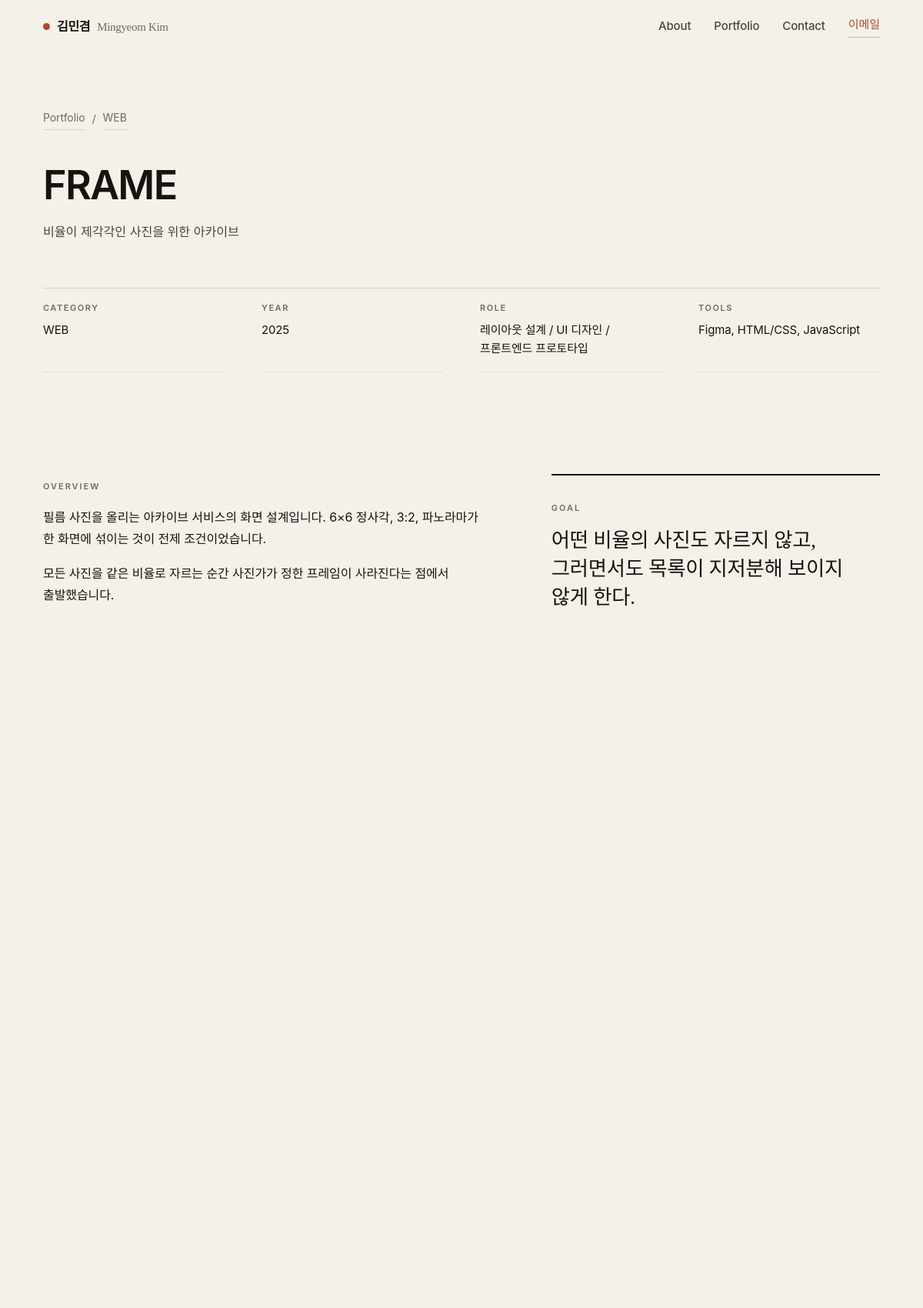
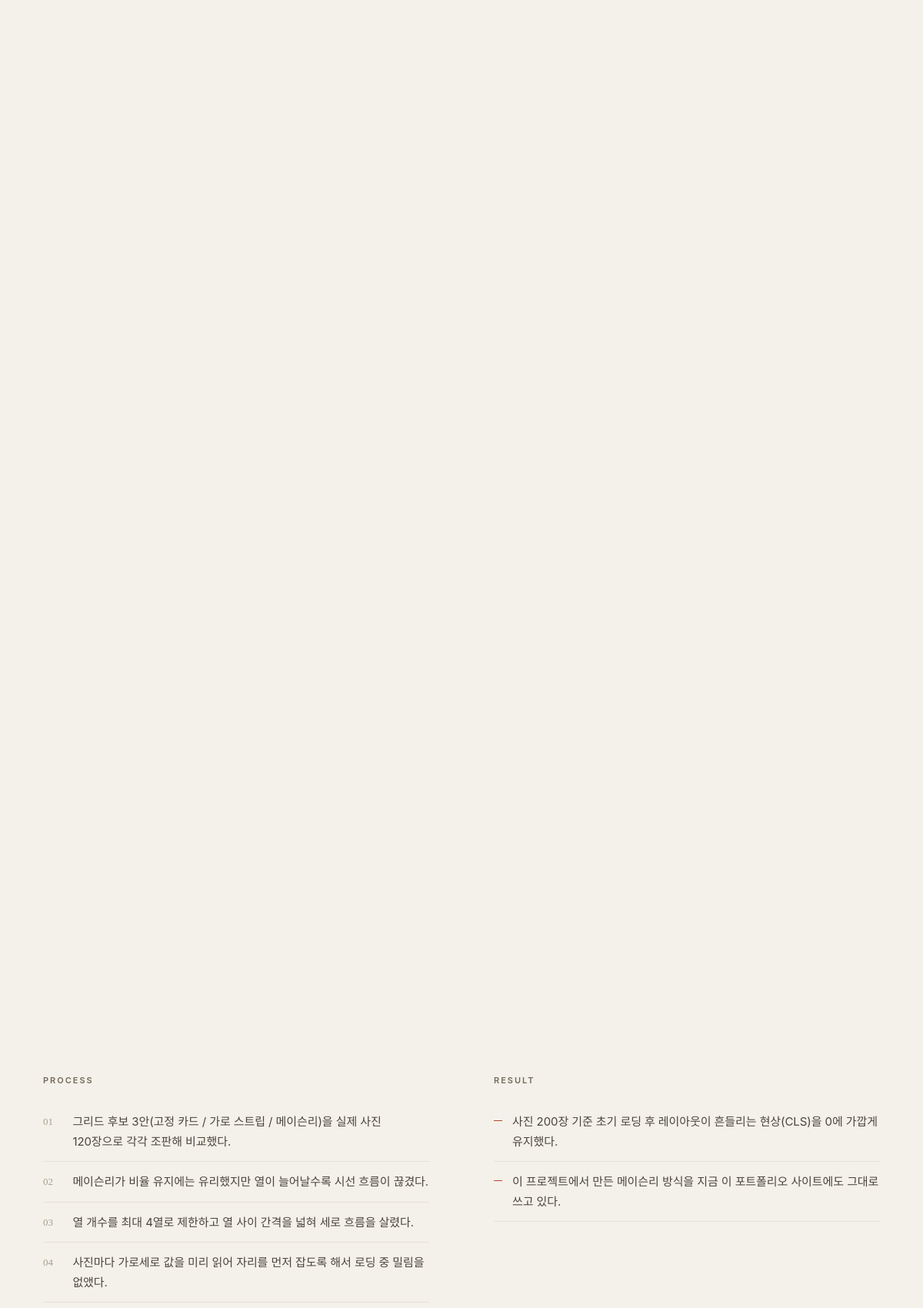
Page /project.php?id=5 (upper part) on the committed database (2 pictures, top to bottom).
### tables this page shows
CREATE TABLE `projects` (
  `id`          INT UNSIGNED NOT NULL AUTO_INCREMENT,
  `title`       VARCHAR(120) NOT NULL,
  `subtitle`    VARCHAR(200)     NULL COMMENT '목록 카드에 나오는 한 줄 설명',
  `category_id` INT UNSIGNED     NULL,
  `year`        SMALLINT     NOT NULL,
  `description` TEXT             NULL COMMENT '개요',
  `goal`        TEXT             NULL COMMENT '프로젝트 목표',
  `role`        TEXT             NULL COMMENT '담당 역할',
  `tools`       VARCHAR(200)     NULL COMMENT '사용 툴',
  `process`     TEXT             NULL COMMENT '작업 과정 — 한 줄에 한 단계',
  `result`      TEXT             NULL COMMENT '결과 — 한 줄에 한 항목',
  `thumbnail`   VARCHAR(255)     NULL COMMENT '대표 이미지 경로',
  `is_public`   TINYINT(1)   NOT NULL DEFAULT 1,
  `sort_order`  INT          NOT NULL DEFAULT 0 COMMENT '작을수록 앞',
  `created_at`  DATETIME     NOT NULL DEFAULT CURRENT_TIMESTAMP,
  `updated_at`  DATETIME     NOT NULL DEFAULT CURRENT_TIMESTAMP ON UPDATE CURRENT_TIMESTAMP,
  PRIMARY KEY (`id`),
  KEY `idx_projects_public_order` (`is_public`, `sort_order`),
  KEY `idx_projects_category` (`category_id`),
  CONSTRAINT `fk_projects_category` FOREIGN KEY (`category_id`)
    REFERENCES `categories` (`id`) ON DELETE SET NULL ON UPDATE CASCADE
);

CREATE TABLE `categories` (
  `id`         INT UNSIGNED NOT NULL AUTO_INCREMENT,
  `name`       VARCHAR(40)  NOT NULL,
  `slug`       VARCHAR(40)  NOT NULL COMMENT 'URL 및 필터에 쓰는 영문 키',
  `sort_order` INT          NOT NULL DEFAULT 0,
  PRIMARY KEY (`id`),
  UNIQUE KEY `uq_categories_slug` (`slug`)
);

### config/site.php (called while the page is built)
<?php
return [
    'name_ko'   => '김민겸',
    'name_en'   => 'Mingyeom Kim',
    'role'      => 'UI·UX / 그래픽 디자이너',
    'tagline'   => '더 쉽게 보고, 더 자연스럽게 쓰도록 디자인합니다.',
    'email'     => 'gmingyeom52@gmail.com',
    'location'  => 'Seoul, KR',
    'available' => '2026 신입·주니어 채용 지원 중',
    'links' => [
        'Instagram' => '',
        'Behance'   => '',
        'GitHub'    => '',
    ],
    'meta_description' => '김민겸의 UI·UX / 그래픽 디자인 포트폴리오. 모바일 앱, 웹사이트, 브랜드 아이덴티티 작업물과 작업 과정을 기록합니다.',
    'base_url' => '',
];

### includes/functions.php (called while the page is built, shortened)
<?php
function site(?string $key = null)
{
    static $conf = null;
    if ($conf === null) {
        $conf = require ROOT_PATH . '/config/site.php';
    }
    return $key === null ? $conf : ($conf[$key] ?? null);
}
function e(?string $value): string
{
    return htmlspecialchars((string) $value, ENT_QUOTES | ENT_SUBSTITUTE, 'UTF-8');
}
function url(string $path = ''): string
{
    $base = rtrim((string) site('base_url'), '/');
    $path = ltrim($path, '/');
    return $path === '' ? ($base ?: '/') : $base . '/' . $path;
}
function text_lines(?string $text): array
{
    $lines = preg_split('/\R/u', trim($text)) ?: [];
    return array_values(array_filter(array_map('trim', $lines), static fn($l) => $l !== ''));
}

### includes/repository.php (called while the page is built, shortened)
<?php
require_once __DIR__ . '/functions.php';
function db(): ?PDO
{
    static $pdo = false;
    if ($pdo !== false) {
        return $pdo;
    }
    $c = require ROOT_PATH . '/config/database.php';
    $dsn = sprintf('mysql:host=%s;port=%d;dbname=%s;charset=%s', $c['host'], $c['port'], $c['dbname'], $c['charset']);
    try {
        $pdo = new PDO($dsn, $c['user'], $c['pass'], [
            PDO::ATTR_ERRMODE            => PDO::ERRMODE_EXCEPTION,
            PDO::ATTR_DEFAULT_FETCH_MODE => PDO::FETCH_ASSOC,
            PDO::ATTR_EMULATE_PREPARES   => false,
        ]);
    } catch (PDOException $e) {
        $pdo = null;
    }
    return $pdo;
}
function db_ready(): bool
{
    return db() instanceof PDO;
}
function repo_projects(array $opts = []): array
{
    $category = $opts['category'] ?? null;
    $sort     = $opts['sort'] ?? 'curated';
    $limit    = $opts['limit'] ?? null;
    $private  = $opts['include_private'] ?? false;
    $exclude  = $opts['exclude'] ?? null;
    $order = match ($sort) {
        'new' => 'p.year DESC, p.created_at DESC',
        'old' => 'p.year ASC, p.created_at ASC',
        default => 'p.sort_order ASC, p.id ASC',
    };
    if (db_ready()) {
        $sql = 'SELECT p.*, c.name AS category_name, c.slug AS category_slug
                FROM projects p
                LEFT JOIN categories c ON c.id = p.category_id
                WHERE 1 = 1';
        $args = [];
        if (!$private) {
            $sql .= ' AND p.is_public = 1';
        }
        if ($category) {
            $sql .= ' AND c.slug = :slug';
            $args['slug'] = $category;
        }
        if ($exclude) {
            $sql .= ' AND p.id <> :ex';
            $args['ex'] = $exclude;
        }
        $sql .= ' ORDER BY ' . $order;
        if ($limit) {
            $sql .= ' LIMIT ' . (int) $limit;
        }
        $stmt = db()->prepare($sql);
        $stmt->execute($args);
        return $stmt->fetchAll();
    }
    $rows = [];
    usort($rows, static function (array $a, array $b) use ($sort) {
        return match ($sort) {
            'new' => [$b['year'], $b['created_at']] <=> [$a['year'], $a['created_at']],
            'old' => [$a['year'], $a['created_at']] <=> [$b['year'], $b['created_at']],
            default => [$a['sort_order'], $a['id']] <=> [$b['sort_order'], $b['id']],
        };
    });
    return $limit ? array_slice($rows, 0, $limit) : $rows;
}
function repo_project(int $id, bool $includePrivate = false): ?array
{
    if (db_ready()) {
        $sql = 'SELECT p.*, c.name AS category_name, c.slug AS category_slug
                FROM projects p
                LEFT JOIN categories c ON c.id = p.category_id
                WHERE p.id = :id' . ($includePrivate ? '' : ' AND p.is_public = 1');
        $stmt = db()->prepare($sql);
        $stmt->execute(['id' => $id]);
        $project = $stmt->fetch();
        $stmt = db()->prepare('SELECT image_path FROM project_images WHERE project_id = :id ORDER BY sort_order, id');
        $stmt->execute(['id' => $id]);
        $project['images'] = array_column($stmt->fetchAll(), 'image_path');
        return $project;
    }
    return null;
}
function repo_related(array $project, int $limit = 3): array
{
    $same = repo_projects([
        'category' => $project['category_slug'],
        'sort'     => 'curated',
        'exclude'  => (int) $project['id'],
        'limit'    => $limit,
    ]);
    $seen = array_column($same, 'id');
    foreach (repo_projects(['sort' => 'new', 'exclude' => (int) $project['id']]) as $p) {
        if (count($same) >= $limit) {
            break;
        }
        if (!in_array($p['id'], $seen, false)) {
            $same[] = $p;
            $seen[] = $p['id'];
        }
    }
    return $same;
}

### project.php (the view, shortened to what this page needs)
<?php
require_once __DIR__ . '/includes/repository.php';
$id      = isset($_GET['id']) ? (int) $_GET['id'] : 0;
$project = $id > 0 ? repo_project($id) : null;
$images  = $project['images'] ?? [];
$process = text_lines($project['process'] ?? '');
$result  = text_lines($project['result'] ?? '');
$related = repo_related($project, 3);
require __DIR__ . '/includes/header.php';
?>
<article>
  <header class="project-head">
    <div class="container">
      <nav class="project-head__breadcrumb" aria-label="위치">
        <a href="<?= e(url('portfolio.php')) ?>">Portfolio</a>
        <span aria-hidden="true">/</span>
        <a href="<?= e(url('portfolio.php?cat=' . $project['category_slug'])) ?>"><?= e($project['category_name']) ?></a>
      </nav>
      <h1 class="h1 project-head__title"><?= e($project['title']) ?></h1>
      <p class="lede project-head__sub"><?= e($project['subtitle'] ?? '') ?></p>
      <dl class="project-facts">
        <div class="project-facts__item">
          <dt class="project-facts__key">Category</dt>
          <dd class="project-facts__val"><?= e($project['category_name']) ?></dd>
        </div>
        <div class="project-facts__item">
          <dt class="project-facts__key">Year</dt>
          <dd class="project-facts__val"><?= (int) $project['year'] ?></dd>
        </div>
        <div class="project-facts__item">
          <dt class="project-facts__key">Role</dt>
          <dd class="project-facts__val"><?= e($project['role']) ?></dd>
        </div>
        <div class="project-facts__item">
          <dt class="project-facts__key">Tools</dt>
          <dd class="project-facts__val"><?= e($project['tools']) ?></dd>
        </div>
      </dl>
    </div>
  </header>
  <section class="container project-brief">
    <div class="prose">
      <span class="label">Overview</span>
      <div style="margin-top:14px">
        <?php foreach (text_lines($project['description']) as $line): ?>
          <p><?= e($line) ?></p>
        <?php endforeach; ?>
      </div>
    </div>
    <div class="project-goal">
      <span class="label">Goal</span>
      <p class="project-goal__text" style="margin-top:12px"><?= e($project['goal']) ?></p>
    </div>
  </section>
  <?php if ($images): ?>
    <section class="container">
      <div class="project-gallery">
      </div>
    </section>
  <?php endif; ?>
  <section class="container project-notes">
    <?php if ($process): ?>
      <div>
        <span class="label">Process</span>
        <ol class="numbered" style="margin-top:16px">
          <?php foreach ($process as $line): ?>
            <li><?= e($line) ?></li>
          <?php endforeach; ?>
        </ol>
      </div>
    <?php endif; ?>
    <?php if ($result): ?>
      <div>
        <span class="label">Result</span>
        <ul class="dashed" style="margin-top:16px">
          <?php foreach ($result as $line): ?>
            <li><?= e($line) ?></li>
          <?php endforeach; ?>
        </ul>
      </div>
    <?php endif; ?>
  </section>
</article>
<?php if ($related): ?>
  <section class="section">
  </section>
<?php endif; ?>
<?php require __DIR__ . '/includes/footer.php'; ?>

### assets/css/common.css (style rules this page uses)
:root { --ink: #17140f; --ink-2: #4b453c; --muted: #726a5c; --faint: #a79e8d; --paper: #f4f1ea; --paper-2: #eae5da; --surface: #ffffff; --line: #d9d2c4; --line-soft: #e7e1d4; --accent: #b0492b; --accent-deep: #8c3820; --accent-tint: #f0e2d9; --font-sans: 'Pretendard Variable', Pretendard, -apple-system, BlinkMacSystemFont, 'Apple SD Gothic Neo', 'Malgun Gothic', 'Noto Sans KR', sans-serif; --font-serif: 'Instrument Serif', 'Apple SD Gothic Neo', Georgia, 'Times New Roman', serif; --gutter: clamp(20px, 5vw, 56px); --maxw: 1240px; --section: clamp(76px, 11vw, 152px); --fs-display: clamp(2.5rem, 6.6vw, 5rem); --fs-h1: clamp(2rem, 4.4vw, 3.25rem); --fs-h2: clamp(1.45rem, 2.6vw, 2.1rem); --fs-h3: clamp(1.1rem, 1.5vw, 1.3rem); --fs-lede: clamp(1rem, 1.35vw, 1.1875rem); --fs-body: 1rem; --fs-small: 0.875rem; --fs-label: 0.6875rem; }
html { scroll-behavior: smooth; }
body { background: var(--paper); color: var(--ink); font-family: var(--font-sans); font-size: var(--fs-body); font-weight: 400; line-height: 1.75; letter-spacing: -0.005em; -webkit-font-smoothing: antialiased; text-rendering: optimizeLegibility; word-break: keep-all; overflow-wrap: anywhere; }
.container { width: 100%; max-width: calc(var(--maxw) + var(--gutter) * 2); margin-inline: auto; padding-inline: var(--gutter); }
.h1 { font-size: var(--fs-h1); font-weight: 600; line-height: 1.22; letter-spacing: -0.032em; }
.lede { font-size: var(--fs-lede); line-height: 1.72; color: var(--ink-2); }
.label { display: inline-block; font-size: var(--fs-label); font-weight: 600; letter-spacing: 0.18em; text-transform: uppercase; color: var(--muted); }
.prose p + p { margin-top: 1.05em; }
.section { padding-block: var(--section); }

### assets/css/pages.css (style rules this page uses)
.project-head { padding-top: clamp(40px, 6vw, 76px); padding-bottom: clamp(32px, 4vw, 52px); }
.project-head__breadcrumb { display: flex; align-items: center; gap: 9px; margin-bottom: clamp(24px, 4vw, 40px); font-size: var(--fs-small); color: var(--muted); }
.project-head__breadcrumb a { border-bottom: 1px solid var(--line); padding-bottom: 2px; }
.project-head__title { max-width: 20ch; }
.project-head__sub { margin-top: 16px; max-width: 44ch; }
.project-facts { display: grid; grid-template-columns: repeat(auto-fit, minmax(160px, 1fr)); gap: 0 clamp(24px, 4vw, 56px); margin-top: clamp(34px, 5vw, 58px); border-top: 1px solid var(--line); }
.project-facts__item { padding: 16px 0 18px; border-bottom: 1px solid var(--line-soft); }
.project-facts__key { display: block; font-size: var(--fs-label); font-weight: 600; letter-spacing: 0.14em; text-transform: uppercase; color: var(--muted); margin-bottom: 7px; }
.project-facts__val { font-size: 0.9375rem; line-height: 1.6; letter-spacing: -0.01em; }
.project-brief { display: grid; grid-template-columns: minmax(0, 1.35fr) minmax(0, 1fr); gap: 36px clamp(36px, 7vw, 104px); align-items: start; padding-block: clamp(46px, 7vw, 88px); }
.project-goal { padding: 26px 0 0; border-top: 2px solid var(--ink); }
.project-goal__text { font-family: var(--font-serif); font-size: clamp(1.25rem, 2.2vw, 1.7rem); line-height: 1.4; letter-spacing: -0.01em; }
.project-gallery { display: grid; gap: clamp(22px, 3.5vw, 52px); }
.project-notes { display: grid; grid-template-columns: repeat(2, minmax(0, 1fr)); gap: clamp(38px, 5vw, 76px) clamp(36px, 7vw, 104px); padding-top: clamp(52px, 7vw, 96px); }
.numbered { counter-reset: n; }
.numbered li { counter-increment: n; position: relative; padding: 13px 0 13px 2.4rem; border-bottom: 1px solid var(--line-soft); font-size: 0.9375rem; line-height: 1.7; color: var(--ink-2); }
.numbered li::before { content: counter(n, decimal-leading-zero); position: absolute; left: 0; top: 15px; font-family: var(--font-serif); font-size: 0.8125rem; color: var(--faint); }
.dashed li { position: relative; padding: 13px 0 13px 1.5rem; border-bottom: 1px solid var(--line-soft); font-size: 0.9375rem; line-height: 1.7; color: var(--ink-2); }
.dashed li::before { content: ''; position: absolute; left: 0; top: 24px; width: 11px; height: 1px; background: var(--accent); }

### rows in the picture
projects: category.name "WEB", title "FRAME", subtitle "비율이 제각각인 사진을 위한 아카이브", year "2025", role "레이아웃 설계 / UI 디자인 / 프론트엔드 프로토타입", tools "Figma, HTML/CSS, JavaScript", description "필름 사진을 올리는 아카이브 서비스의 화면 설계입니다. 6×6 정사각, 3:2, 파노라마가 한 화면에 섞이는 것이 전제 조건이었습니다.", description "모든 사진을 같은 비율로 자르는 순간 사진가가 정한 프레임이 사라진다는 점에서 출발했습니다.", goal "어떤 비율의 사진도 자르지 않고, 그러면서도 목록이 지저분해 보이지 않게 한다.", process "그리드 후보 3안(고정 카드 / 가로 스트립 / 메이슨리)을 실제 사진 120장으로 각각 조판해 비교했다.", process "메이슨리가 비율 유지에는 유리했지만 열이 늘어날수록 시선 흐름이 끊겼다.", process "열 개수를 최대 4열로 제한하고 열 사이 간격을 넓혀 세로 흐름을 살렸다.", process "사진마다 가로세로 값을 미리 읽어 자리를 먼저 잡도록 해서 로딩 중 밀림을 없앴다.", result "사진 200장 기준 초기 로딩 후 레이아웃이 흔들리는 현상(CLS)을 0에 가깝게 유지했다.", result "이 프로젝트에서 만든 메이슨리 방식을 지금 이 포트폴리오 사이트에도 그대로 쓰고 있다."

### other values in the picture
$site['name_ko'] "김민겸"
$site['name_en'] "Mingyeom Kim"
$item['label'] "About"
$item['label'] "Portfolio"
$item['label'] "Contact"
